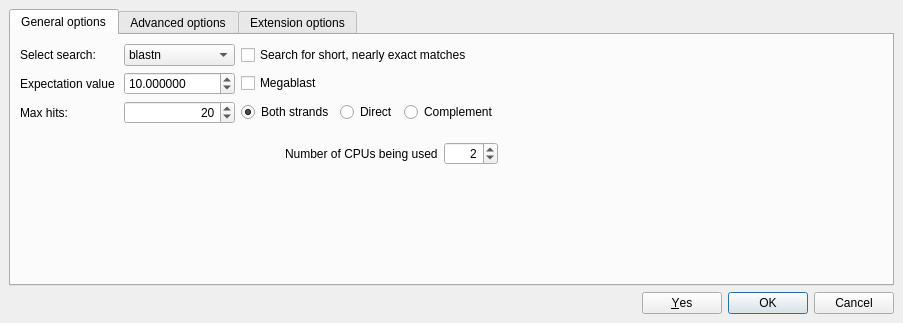
<?xml version="1.0" encoding="UTF-8"?>
<ui version="4.0">
 <class>BlastLocalSearchDialog</class>
 <widget class="QDialog" name="BlastLocalSearchDialog">
  <property name="geometry">
   <rect>
    <x>0</x>
    <y>0</y>
    <width>1169</width>
    <height>373</height>
   </rect>
  </property>
  <property name="sizePolicy">
   <sizepolicy hsizetype="Preferred" vsizetype="Fixed">
    <horstretch>0</horstretch>
    <verstretch>0</verstretch>
   </sizepolicy>
  </property>
  <property name="windowTitle">
   <string>Search using local BLAST database</string>
  </property>
  <property name="autoFillBackground">
   <bool>false</bool>
  </property>
  <property name="sizeGripEnabled">
   <bool>false</bool>
  </property>
  <property name="modal">
   <bool>false</bool>
  </property>
  <layout class="QVBoxLayout" name="verticalLayout_2">
   <property name="sizeConstraint">
    <enum>QLayout::SetFixedSize</enum>
   </property>
   <item>
    <widget class="QTabWidget" name="optionsTab">
     <property name="currentIndex">
      <number>0</number>
     </property>
     <widget class="QWidget" name="tab">
      <property name="sizePolicy">
       <sizepolicy hsizetype="Preferred" vsizetype="Fixed">
        <horstretch>0</horstretch>
        <verstretch>0</verstretch>
       </sizepolicy>
      </property>
      <attribute name="title">
       <string>General options</string>
      </attribute>
      <layout class="QVBoxLayout" name="verticalLayout_3">
       <property name="sizeConstraint">
        <enum>QLayout::SetFixedSize</enum>
       </property>
       <item>
        <layout class="QGridLayout" name="settingsGridLayout">
         <property name="sizeConstraint">
          <enum>QLayout::SetFixedSize</enum>
         </property>
         <item row="0" column="0">
          <widget class="QLabel" name="label_2">
           <property name="text">
            <string>Select search:</string>
           </property>
          </widget>
         </item>
         <item row="0" column="1">
          <widget class="QComboBox" name="programNameComboBox">
           <item>
            <property name="text">
             <string notr="true">blastn</string>
            </property>
           </item>
           <item>
            <property name="text">
             <string notr="true">blastp</string>
            </property>
           </item>
           <item>
            <property name="text">
             <string notr="true">blastx</string>
            </property>
           </item>
           <item>
            <property name="text">
             <string notr="true">tblastn</string>
            </property>
           </item>
           <item>
            <property name="text">
             <string notr="true">tblastx</string>
            </property>
           </item>
          </widget>
         </item>
         <item row="0" column="2">
          <widget class="QCheckBox" name="shortSequenceCheckBox">
           <property name="text">
            <string>Search for short, nearly exact matches</string>
           </property>
          </widget>
         </item>
         <item row="1" column="0">
          <widget class="QLabel" name="label">
           <property name="text">
            <string>Expectation value </string>
           </property>
          </widget>
         </item>
         <item row="1" column="2">
          <widget class="QCheckBox" name="megablastCheckBox">
           <property name="text">
            <string>Megablast</string>
           </property>
          </widget>
         </item>
         <item row="2" column="0">
          <widget class="QLabel" name="hitsLabel">
           <property name="text">
            <string>Max hits:</string>
           </property>
          </widget>
         </item>
         <item row="2" column="1">
          <widget class="QSpinBox" name="numberOfHitsSpinBox">
           <property name="alignment">
            <set>Qt::AlignRight|Qt::AlignTrailing|Qt::AlignVCenter</set>
           </property>
           <property name="specialValueText">
            <string>Off</string>
           </property>
           <property name="maximum">
            <number>200</number>
           </property>
           <property name="singleStep">
            <number>10</number>
           </property>
           <property name="value">
            <number>20</number>
           </property>
          </widget>
         </item>
         <item row="1" column="1">
          <widget class="QDoubleSpinBox" name="evalueSpinBox">
           <property name="decimals">
            <number>6</number>
           </property>
           <property name="minimum">
            <double>0.000001000000000</double>
           </property>
           <property name="maximum">
            <double>100000.000000000000000</double>
           </property>
           <property name="value">
            <double>10.000000000000000</double>
           </property>
          </widget>
         </item>
         <item row="2" column="2">
          <layout class="QHBoxLayout" name="horizontalLayout_8">
           <property name="sizeConstraint">
            <enum>QLayout::SetMaximumSize</enum>
           </property>
           <item>
            <widget class="QRadioButton" name="bothStrandsButton">
             <property name="text">
              <string>Both strands</string>
             </property>
             <property name="checked">
              <bool>true</bool>
             </property>
            </widget>
           </item>
           <item>
            <widget class="QRadioButton" name="directStrandButton">
             <property name="text">
              <string>Direct</string>
             </property>
            </widget>
           </item>
           <item>
            <widget class="QRadioButton" name="complStrandButton">
             <property name="text">
              <string>Complement</string>
             </property>
            </widget>
           </item>
          </layout>
         </item>
        </layout>
       </item>
       <item>
        <widget class="QWidget" name="dbSelectorWidget" native="true">
         <property name="sizePolicy">
          <sizepolicy hsizetype="Preferred" vsizetype="Fixed">
           <horstretch>0</horstretch>
           <verstretch>0</verstretch>
          </sizepolicy>
         </property>
         <layout class="QVBoxLayout" name="verticalLayout_9">
          <property name="spacing">
           <number>0</number>
          </property>
          <property name="sizeConstraint">
           <enum>QLayout::SetMinAndMaxSize</enum>
          </property>
          <property name="leftMargin">
           <number>0</number>
          </property>
          <property name="topMargin">
           <number>0</number>
          </property>
          <property name="rightMargin">
           <number>0</number>
          </property>
          <property name="bottomMargin">
           <number>0</number>
          </property>
         </layout>
        </widget>
       </item>
       <item>
        <widget class="QWidget" name="annotationWidget" native="true">
         <property name="sizePolicy">
          <sizepolicy hsizetype="Preferred" vsizetype="Fixed">
           <horstretch>0</horstretch>
           <verstretch>0</verstretch>
          </sizepolicy>
         </property>
         <layout class="QVBoxLayout" name="annotationWidgetLayout">
          <property name="sizeConstraint">
           <enum>QLayout::SetMinAndMaxSize</enum>
          </property>
          <property name="leftMargin">
           <number>0</number>
          </property>
          <property name="topMargin">
           <number>0</number>
          </property>
          <property name="rightMargin">
           <number>0</number>
          </property>
          <property name="bottomMargin">
           <number>0</number>
          </property>
         </layout>
        </widget>
       </item>
       <item>
        <layout class="QHBoxLayout" name="horizontalLayout">
         <property name="sizeConstraint">
          <enum>QLayout::SetMinAndMaxSize</enum>
         </property>
         <item>
          <spacer name="horizontalSpacer_2">
           <property name="orientation">
            <enum>Qt::Horizontal</enum>
           </property>
           <property name="sizeHint" stdset="0">
            <size>
             <width>40</width>
             <height>20</height>
            </size>
           </property>
          </spacer>
         </item>
         <item>
          <widget class="QLabel" name="label_15">
           <property name="text">
            <string>Number of CPUs being used</string>
           </property>
          </widget>
         </item>
         <item>
          <widget class="QSpinBox" name="numberOfCPUSpinBox">
           <property name="sizePolicy">
            <sizepolicy hsizetype="Preferred" vsizetype="Fixed">
             <horstretch>0</horstretch>
             <verstretch>0</verstretch>
            </sizepolicy>
           </property>
           <property name="alignment">
            <set>Qt::AlignRight|Qt::AlignTrailing|Qt::AlignVCenter</set>
           </property>
           <property name="suffix">
            <string/>
           </property>
           <property name="minimum">
            <number>1</number>
           </property>
           <property name="maximum">
            <number>6000</number>
           </property>
           <property name="singleStep">
            <number>1</number>
           </property>
           <property name="value">
            <number>2</number>
           </property>
          </widget>
         </item>
        </layout>
       </item>
      </layout>
     </widget>
     <widget class="QWidget" name="tab_2">
      <property name="sizePolicy">
       <sizepolicy hsizetype="Preferred" vsizetype="Fixed">
        <horstretch>0</horstretch>
        <verstretch>0</verstretch>
       </sizepolicy>
      </property>
      <attribute name="title">
       <string>Advanced options</string>
      </attribute>
      <layout class="QVBoxLayout" name="verticalLayout_8" stretch="0,0,1">
       <property name="sizeConstraint">
        <enum>QLayout::SetMinAndMaxSize</enum>
       </property>
       <item>
        <layout class="QGridLayout" name="gridLayout">
         <property name="sizeConstraint">
          <enum>QLayout::SetMinAndMaxSize</enum>
         </property>
         <item row="4" column="1" colspan="4">
          <widget class="QComboBox" name="compStatsComboBox">
           <item>
            <property name="text">
             <string>D or d: default (equivalent to 2 )</string>
            </property>
           </item>
           <item>
            <property name="text">
             <string>0 or F or f: No composition-based statistics</string>
            </property>
           </item>
           <item>
            <property name="text">
             <string>1: Composition-based statistics as in NAR 29:2994-3005, 2001</string>
            </property>
           </item>
           <item>
            <property name="text">
             <string>2 or T or t : Composition-based score adjustment as in Bioinformatics 21:902-911, 2005, conditioned on sequence properties</string>
            </property>
           </item>
           <item>
            <property name="text">
             <string>3: Composition-based score adjustment as in Bioinformatics 21:902-911, 2005, unconditionally</string>
            </property>
           </item>
          </widget>
         </item>
         <item row="2" column="4">
          <widget class="QComboBox" name="serviceComboBox">
           <property name="sizePolicy">
            <sizepolicy hsizetype="Preferred" vsizetype="Fixed">
             <horstretch>2</horstretch>
             <verstretch>0</verstretch>
            </sizepolicy>
           </property>
           <item>
            <property name="text">
             <string>plain</string>
            </property>
           </item>
           <item>
            <property name="text">
             <string>psi</string>
            </property>
           </item>
           <item>
            <property name="text">
             <string>phi</string>
            </property>
           </item>
          </widget>
         </item>
         <item row="0" column="2">
          <spacer name="horizontalSpacer_3">
           <property name="orientation">
            <enum>Qt::Horizontal</enum>
           </property>
           <property name="sizeHint" stdset="0">
            <size>
             <width>40</width>
             <height>20</height>
            </size>
           </property>
          </spacer>
         </item>
         <item row="2" column="3">
          <widget class="QLabel" name="serviceLabel">
           <property name="sizePolicy">
            <sizepolicy hsizetype="Minimum" vsizetype="Preferred">
             <horstretch>0</horstretch>
             <verstretch>0</verstretch>
            </sizepolicy>
           </property>
           <property name="text">
            <string>Service</string>
           </property>
          </widget>
         </item>
         <item row="1" column="3">
          <widget class="QLabel" name="matchScoreLabel">
           <property name="sizePolicy">
            <sizepolicy hsizetype="Minimum" vsizetype="Preferred">
             <horstretch>0</horstretch>
             <verstretch>0</verstretch>
            </sizepolicy>
           </property>
           <property name="text">
            <string>Match scores</string>
           </property>
          </widget>
         </item>
         <item row="2" column="1">
          <widget class="QComboBox" name="matrixComboBox">
           <item>
            <property name="text">
             <string>BLOSUM62</string>
            </property>
           </item>
           <item>
            <property name="text">
             <string>BLOSUM45</string>
            </property>
           </item>
           <item>
            <property name="text">
             <string>BLOSUM80</string>
            </property>
           </item>
           <item>
            <property name="text">
             <string>PAM30</string>
            </property>
           </item>
           <item>
            <property name="text">
             <string>PAM70</string>
            </property>
           </item>
          </widget>
         </item>
         <item row="2" column="0">
          <widget class="QLabel" name="matrixLabel">
           <property name="sizePolicy">
            <sizepolicy hsizetype="Minimum" vsizetype="Preferred">
             <horstretch>0</horstretch>
             <verstretch>0</verstretch>
            </sizepolicy>
           </property>
           <property name="text">
            <string>Matrix</string>
           </property>
          </widget>
         </item>
         <item row="1" column="4">
          <widget class="QComboBox" name="scoresComboBox">
           <property name="sizePolicy">
            <sizepolicy hsizetype="Preferred" vsizetype="Fixed">
             <horstretch>2</horstretch>
             <verstretch>0</verstretch>
            </sizepolicy>
           </property>
           <property name="currentIndex">
            <number>0</number>
           </property>
           <item>
            <property name="text">
             <string>1 -3</string>
            </property>
           </item>
           <item>
            <property name="text">
             <string>1 -4</string>
            </property>
           </item>
           <item>
            <property name="text">
             <string>1 -2</string>
            </property>
           </item>
           <item>
            <property name="text">
             <string>1 -1</string>
            </property>
           </item>
           <item>
            <property name="text">
             <string>2 -7</string>
            </property>
           </item>
           <item>
            <property name="text">
             <string>2 -5</string>
            </property>
           </item>
           <item>
            <property name="text">
             <string>2 -3</string>
            </property>
           </item>
           <item>
            <property name="text">
             <string>4 -5</string>
            </property>
           </item>
           <item>
            <property name="text">
             <string>5 -4</string>
            </property>
           </item>
          </widget>
         </item>
         <item row="3" column="1" colspan="4">
          <widget class="QLineEdit" name="phiPatternEdit"/>
         </item>
         <item row="3" column="0">
          <widget class="QLabel" name="phiPatternLabel">
           <property name="text">
            <string>PHI pattern</string>
           </property>
          </widget>
         </item>
         <item row="0" column="0">
          <widget class="QLabel" name="label_4">
           <property name="sizePolicy">
            <sizepolicy hsizetype="Minimum" vsizetype="Preferred">
             <horstretch>0</horstretch>
             <verstretch>0</verstretch>
            </sizepolicy>
           </property>
           <property name="text">
            <string>Word size</string>
           </property>
          </widget>
         </item>
         <item row="1" column="2">
          <spacer name="horizontalSpacer_5">
           <property name="orientation">
            <enum>Qt::Horizontal</enum>
           </property>
           <property name="sizeHint" stdset="0">
            <size>
             <width>40</width>
             <height>20</height>
            </size>
           </property>
          </spacer>
         </item>
         <item row="1" column="1">
          <widget class="QDoubleSpinBox" name="thresholdSpinBox"/>
         </item>
         <item row="0" column="1">
          <widget class="QSpinBox" name="wordSizeSpinBox">
           <property name="value">
            <number>3</number>
           </property>
          </widget>
         </item>
         <item row="2" column="2">
          <spacer name="horizontalSpacer_4">
           <property name="orientation">
            <enum>Qt::Horizontal</enum>
           </property>
           <property name="sizeHint" stdset="0">
            <size>
             <width>40</width>
             <height>20</height>
            </size>
           </property>
          </spacer>
         </item>
         <item row="0" column="4">
          <widget class="QComboBox" name="costsComboBox">
           <property name="sizePolicy">
            <sizepolicy hsizetype="Preferred" vsizetype="Fixed">
             <horstretch>2</horstretch>
             <verstretch>0</verstretch>
            </sizepolicy>
           </property>
           <property name="currentIndex">
            <number>-1</number>
           </property>
          </widget>
         </item>
         <item row="1" column="0">
          <widget class="QLabel" name="thresholdLabel">
           <property name="toolTip">
            <string>Threshold for extending hits</string>
           </property>
           <property name="text">
            <string>Threshold</string>
           </property>
          </widget>
         </item>
         <item row="0" column="3">
          <widget class="QLabel" name="costsLabel">
           <property name="sizePolicy">
            <sizepolicy hsizetype="Minimum" vsizetype="Preferred">
             <horstretch>0</horstretch>
             <verstretch>0</verstretch>
            </sizepolicy>
           </property>
           <property name="text">
            <string>Gap costs</string>
           </property>
          </widget>
         </item>
         <item row="4" column="0">
          <widget class="QLabel" name="compStatsLabel">
           <property name="text">
            <string>Composition-based statistics</string>
           </property>
          </widget>
         </item>
        </layout>
       </item>
       <item>
        <layout class="QHBoxLayout" name="horizontalLayout_4">
         <property name="sizeConstraint">
          <enum>QLayout::SetMinAndMaxSize</enum>
         </property>
         <item>
          <widget class="QGroupBox" name="groupBox">
           <property name="title">
            <string>Filters</string>
           </property>
           <layout class="QVBoxLayout" name="verticalLayout_7">
            <property name="sizeConstraint">
             <enum>QLayout::SetMinAndMaxSize</enum>
            </property>
            <item>
             <widget class="QCheckBox" name="lowComplexityFilterCheckBox">
              <property name="text">
               <string>Low complexity filter</string>
              </property>
             </widget>
            </item>
            <item>
             <widget class="QCheckBox" name="repeatsCheckBox">
              <property name="text">
               <string>Human repeats filter</string>
              </property>
             </widget>
            </item>
           </layout>
          </widget>
         </item>
         <item>
          <widget class="QGroupBox" name="groupBox_2">
           <property name="title">
            <string>Masks</string>
           </property>
           <layout class="QVBoxLayout" name="verticalLayout">
            <property name="sizeConstraint">
             <enum>QLayout::SetMinAndMaxSize</enum>
            </property>
            <item>
             <widget class="QCheckBox" name="lookupMaskCheckBox">
              <property name="text">
               <string>Mask for lookup table only</string>
              </property>
             </widget>
            </item>
            <item>
             <widget class="QCheckBox" name="lowerCaseCheckBox">
              <property name="enabled">
               <bool>false</bool>
              </property>
              <property name="text">
               <string>Mask lower case letters</string>
              </property>
             </widget>
            </item>
           </layout>
          </widget>
         </item>
        </layout>
       </item>
       <item>
        <spacer name="verticalSpacer">
         <property name="orientation">
          <enum>Qt::Vertical</enum>
         </property>
         <property name="sizeType">
          <enum>QSizePolicy::Minimum</enum>
         </property>
         <property name="sizeHint" stdset="0">
          <size>
           <width>20</width>
           <height>0</height>
          </size>
         </property>
        </spacer>
       </item>
      </layout>
     </widget>
     <widget class="QWidget" name="extOptionsTab">
      <property name="sizePolicy">
       <sizepolicy hsizetype="Preferred" vsizetype="Fixed">
        <horstretch>0</horstretch>
        <verstretch>0</verstretch>
       </sizepolicy>
      </property>
      <attribute name="title">
       <string>Extension options</string>
      </attribute>
      <layout class="QVBoxLayout" name="verticalLayout_5" stretch="0,0,0">
       <property name="sizeConstraint">
        <enum>QLayout::SetMinAndMaxSize</enum>
       </property>
       <item>
        <layout class="QHBoxLayout" name="horizontalLayout_7">
         <property name="sizeConstraint">
          <enum>QLayout::SetMinAndMaxSize</enum>
         </property>
         <item>
          <widget class="QGroupBox" name="xDropoffGroupBox">
           <property name="title">
            <string>X dropoff value (in bits)</string>
           </property>
           <layout class="QGridLayout" name="gridLayout_4">
            <property name="sizeConstraint">
             <enum>QLayout::SetMinAndMaxSize</enum>
            </property>
            <item row="0" column="0">
             <widget class="QLabel" name="label_11">
              <property name="text">
               <string>For gapped alignment</string>
              </property>
             </widget>
            </item>
            <item row="0" column="1">
             <widget class="QSpinBox" name="xDropoffGASpinBox">
              <property name="maximum">
               <number>999</number>
              </property>
             </widget>
            </item>
            <item row="1" column="0">
             <widget class="QLabel" name="label_12">
              <property name="text">
               <string>For ungapped extensions</string>
              </property>
             </widget>
            </item>
            <item row="2" column="0">
             <widget class="QLabel" name="label_13">
              <property name="text">
               <string>For final gapped alignment</string>
              </property>
             </widget>
            </item>
            <item row="2" column="1">
             <widget class="QSpinBox" name="xDropoffFGASpinBox">
              <property name="maximum">
               <number>999</number>
              </property>
             </widget>
            </item>
            <item row="1" column="1">
             <widget class="QDoubleSpinBox" name="xDropoffUnGASpinBox"/>
            </item>
           </layout>
          </widget>
         </item>
        </layout>
       </item>
       <item>
        <layout class="QHBoxLayout" name="horizontalLayout_6">
         <property name="sizeConstraint">
          <enum>QLayout::SetMinAndMaxSize</enum>
         </property>
         <item>
          <widget class="QLabel" name="label_7">
           <property name="text">
            <string>Multiple Hits window size</string>
           </property>
          </widget>
         </item>
         <item>
          <widget class="QSpinBox" name="windowSizeSpinBox"/>
         </item>
        </layout>
       </item>
       <item>
        <widget class="QCheckBox" name="gappedAlignmentCheckBox">
         <property name="text">
          <string>Perform gapped alignment</string>
         </property>
         <property name="checked">
          <bool>true</bool>
         </property>
        </widget>
       </item>
      </layout>
     </widget>
    </widget>
   </item>
   <item>
    <widget class="QDialogButtonBox" name="buttonBox">
     <property name="standardButtons">
      <set>QDialogButtonBox::Cancel|QDialogButtonBox::Ok|QDialogButtonBox::Yes</set>
     </property>
    </widget>
   </item>
  </layout>
 </widget>
 <layoutdefault spacing="6" margin="9"/>
 <resources/>
 <connections/>
</ui>
